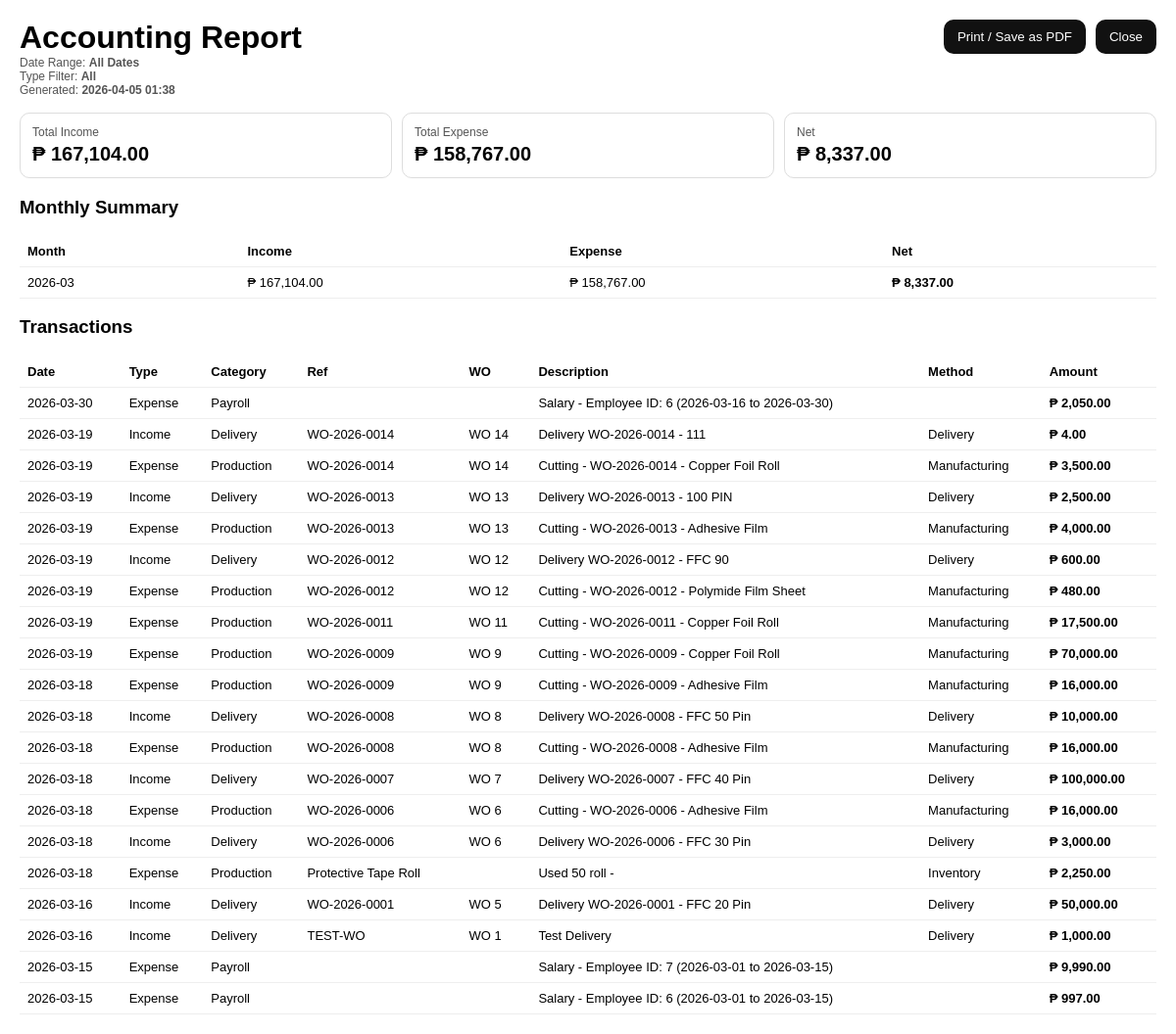
Screenshot of /accounting_report.php (signed in) with the database file from the repository.
### tables this page shows
CREATE TABLE `accounting_transactions` (
  `id` int(11) NOT NULL,
  `txn_date` date NOT NULL,
  `type` enum('Income','Expense') NOT NULL,
  `category` varchar(80) NOT NULL,
  `reference_no` varchar(50) DEFAULT NULL,
  `wo_id` int(11) DEFAULT NULL,
  `description` varchar(255) DEFAULT NULL,
  `payment_method` varchar(40) DEFAULT NULL,
  `amount` decimal(12,2) NOT NULL DEFAULT 0.00,
  `created_at` datetime DEFAULT current_timestamp()
);

### accounting_report.php (the view, shortened to what this page needs)
<?php
require_once 'config.php';
$ftype = $_GET['ftype'] ?? 'All';
$where = [];
$params = [];
$whereSql = count($where) ? ("WHERE " . implode(" AND ", $where)) : "";
$stmt = $conn->prepare("
  SELECT
    COALESCE(SUM(CASE WHEN type='Income' THEN amount ELSE 0 END),0) AS total_income,
    COALESCE(SUM(CASE WHEN type='Expense' THEN amount ELSE 0 END),0) AS total_expense
  FROM accounting_transactions
  $whereSql
");
$stmt->execute($params);
$sum = $stmt->fetch();
$total_income = (float)$sum['total_income'];
$total_expense = (float)$sum['total_expense'];
$net = $total_income - $total_expense;
$stmt = $conn->prepare("
  SELECT
    DATE_FORMAT(txn_date, '%Y-%m') AS ym,
    COALESCE(SUM(CASE WHEN type='Income' THEN amount ELSE 0 END),0) AS income,
    COALESCE(SUM(CASE WHEN type='Expense' THEN amount ELSE 0 END),0) AS expense
  FROM accounting_transactions
  $whereSql
  GROUP BY ym
  ORDER BY ym DESC
");
$stmt->execute($params);
$monthly = $stmt->fetchAll();
$stmt = $conn->prepare("
  SELECT *
  FROM accounting_transactions
  $whereSql
  ORDER BY txn_date DESC, id DESC
");
$stmt->execute($params);
$rows = $stmt->fetchAll();
$rangeLabel = "All Dates";
?>
<!DOCTYPE html>
<html>
<head>
</head>
<body>
<div class="header">
  <div>
    <h1>Accounting Report</h1>
    <div class="small">Date Range: <b><?= htmlspecialchars($rangeLabel) ?></b></div>
    <div class="small">Type Filter: <b><?= htmlspecialchars($ftype) ?></b></div>
    <div class="small">Generated: <b><?= date('Y-m-d H:i') ?></b></div>
  </div>
  <div class="btns">
    <button onclick="window.print()">Print / Save as PDF</button>
    <button onclick="window.close()">Close</button>
  </div>
</div>
<div class="boxes">
  <div class="box">
    <div class="small">Total Income</div>
    <div class="val">₱ <?= number_format($total_income, 2) ?></div>
  </div>
  <div class="box">
    <div class="small">Total Expense</div>
    <div class="val">₱ <?= number_format($total_expense, 2) ?></div>
  </div>
  <div class="box">
    <div class="small">Net</div>
    <div class="val">₱ <?= number_format($net, 2) ?></div>
  </div>
</div>
<h3>Monthly Summary</h3>
<table>
  <thead>
    <tr>
      <th>Month</th>
      <th>Income</th>
      <th>Expense</th>
      <th>Net</th>
    </tr>
  </thead>
  <tbody>
    <?php foreach($monthly as $m): ?>
      <?php $mnet = (float)$m['income'] - (float)$m['expense']; ?>
      <tr>
        <td><?= htmlspecialchars($m['ym']) ?></td>
        <td>₱ <?= number_format((float)$m['income'], 2) ?></td>
        <td>₱ <?= number_format((float)$m['expense'], 2) ?></td>
        <td><b>₱ <?= number_format($mnet, 2) ?></b></td>
      </tr>
    <?php endforeach; ?>
  </tbody>
</table>
<h3 style="margin-top:18px;">Transactions</h3>
<table>
  <thead>
    <tr>
      <th>Date</th>
      <th>Type</th>
      <th>Category</th>
      <th>Ref</th>
      <th>WO</th>
      <th>Description</th>
      <th>Method</th>
      <th>Amount</th>
    </tr>
  </thead>
  <tbody>
    <?php foreach($rows as $r): ?>
      <tr>
        <td><?= htmlspecialchars($r['txn_date']) ?></td>
        <td><?= htmlspecialchars($r['type']) ?></td>
        <td><?= htmlspecialchars($r['category']) ?></td>
        <td><?= htmlspecialchars($r['reference_no'] ?? '') ?></td>
        <td><?= $r['wo_id'] ? 'WO '.$r['wo_id'] : '' ?></td>
        <td><?= htmlspecialchars($r['description'] ?? '') ?></td>
        <td><?= htmlspecialchars($r['payment_method'] ?? '') ?></td>
        <td><b>₱ <?= number_format((float)$r['amount'], 2) ?></b></td>
      </tr>
    <?php endforeach; ?>
  </tbody>
</table>
</body>
</html>

### accounting_report.php (style rules this page uses)
body { font-family: Arial, sans-serif; margin:20px; }
.header { display:flex; justify-content:space-between; align-items:flex-start; gap:20px; }
h1 { margin:0; }
.small { color:#555; font-size:12px; }
.boxes { display:grid; grid-template-columns: repeat(3, 1fr); gap:10px; margin:16px 0; }
.box { border:1px solid #ddd; border-radius:10px; padding:12px; }
.val { font-size:20px; font-weight:700; margin-top:4px; }
table { width:100%; border-collapse:collapse; margin-top:10px; }
th,td { padding:8px; border-bottom:1px solid #eee; text-align:left; font-size:13px; }
.btns { display:flex; gap:10px; }
button { padding:10px 14px; border-radius:10px; border:none; background:#111; color:#fff; cursor:pointer; }

### rows the page displays
accounting_transactions: txn_date "2026-03-30", type "Expense", category "Payroll", description "Salary - Employee ID: 6 (2026-03-16 to 2026-03-30)", amount "2,050.00"
accounting_transactions: txn_date "2026-03-19", type "Income", category "Delivery", reference_no "WO-2026-0014", wo "14", description "Delivery WO-2026-0014 - 111", payment_method "Delivery", amount "4.00"
accounting_transactions: txn_date "2026-03-19", type "Expense", category "Production", reference_no "WO-2026-0014", wo "14", description "Cutting - WO-2026-0014 - Copper Foil Roll", payment_method "Manufacturing", amount "3,500.00"
accounting_transactions: txn_date "2026-03-19", type "Income", category "Delivery", reference_no "WO-2026-0013", wo "13", description "Delivery WO-2026-0013 - 100 PIN", payment_method "Delivery", amount "2,500.00"
accounting_transactions: txn_date "2026-03-19", type "Expense", category "Production", reference_no "WO-2026-0013", wo "13", description "Cutting - WO-2026-0013 - Adhesive Film", payment_method "Manufacturing", amount "4,000.00"
accounting_transactions: txn_date "2026-03-19", type "Income", category "Delivery", reference_no "WO-2026-0012", wo "12", description "Delivery WO-2026-0012 - FFC 90", payment_method "Delivery", amount "600.00"
accounting_transactions: txn_date "2026-03-19", type "Expense", category "Production", reference_no "WO-2026-0012", wo "12", description "Cutting - WO-2026-0012 - Polymide Film Sheet", payment_method "Manufacturing", amount "480.00"
accounting_transactions: txn_date "2026-03-19", type "Expense", category "Production", reference_no "WO-2026-0011", wo "11", description "Cutting - WO-2026-0011 - Copper Foil Roll", payment_method "Manufacturing", amount "17,500.00"
accounting_transactions: txn_date "2026-03-19", type "Expense", category "Production", reference_no "WO-2026-0009", wo "9", description "Cutting - WO-2026-0009 - Copper Foil Roll", payment_method "Manufacturing", amount "70,000.00"
accounting_transactions: txn_date "2026-03-18", type "Expense", category "Production", reference_no "WO-2026-0009", wo "9", description "Cutting - WO-2026-0009 - Adhesive Film", payment_method "Manufacturing", amount "16,000.00"
accounting_transactions: txn_date "2026-03-18", type "Income", category "Delivery", reference_no "WO-2026-0008", wo "8", description "Delivery WO-2026-0008 - FFC 50 Pin", payment_method "Delivery", amount "10,000.00"
accounting_transactions: txn_date "2026-03-18", type "Expense", category "Production", reference_no "WO-2026-0008", wo "8", description "Cutting - WO-2026-0008 - Adhesive Film", payment_method "Manufacturing", amount "16,000.00"
accounting_transactions: txn_date "2026-03-18", type "Income", category "Delivery", reference_no "WO-2026-0007", wo "7", description "Delivery WO-2026-0007 - FFC 40 Pin", payment_method "Delivery", amount "100,000.00"
accounting_transactions: txn_date "2026-03-18", type "Expense", category "Production", reference_no "WO-2026-0006", wo "6", description "Cutting - WO-2026-0006 - Adhesive Film", payment_method "Manufacturing", amount "16,000.00"
accounting_transactions: txn_date "2026-03-18", type "Income", category "Delivery", reference_no "WO-2026-0006", wo "6", description "Delivery WO-2026-0006 - FFC 30 Pin", payment_method "Delivery", amount "3,000.00"
accounting_transactions: txn_date "2026-03-18", type "Expense", category "Production", reference_no "Protective Tape Roll", description "Used 50 roll -", payment_method "Inventory", amount "2,250.00"
accounting_transactions: txn_date "2026-03-16", type "Income", category "Delivery", reference_no "WO-2026-0001", wo "5", description "Delivery WO-2026-0001 - FFC 20 Pin", payment_method "Delivery", amount "50,000.00"
accounting_transactions: txn_date "2026-03-16", type "Income", category "Delivery", reference_no "TEST-WO", wo "1", description "Test Delivery", payment_method "Delivery", amount "1,000.00"
accounting_transactions: txn_date "2026-03-15", type "Expense", category "Payroll", description "Salary - Employee ID: 7 (2026-03-01 to 2026-03-15)", amount "9,990.00"
accounting_transactions: txn_date "2026-03-15", type "Expense", category "Payroll", description "Salary - Employee ID: 6 (2026-03-01 to 2026-03-15)", amount "997.00"

### other values shown
$rangeLabel "All Dates"
$ftype "All"
$total_income "167,104.00"
$total_expense "158,767.00"
$net "8,337.00"
$m['ym'] "2026-03"
$m['income'] "167,104.00"
$m['expense'] "158,767.00"
$mnet "8,337.00"
